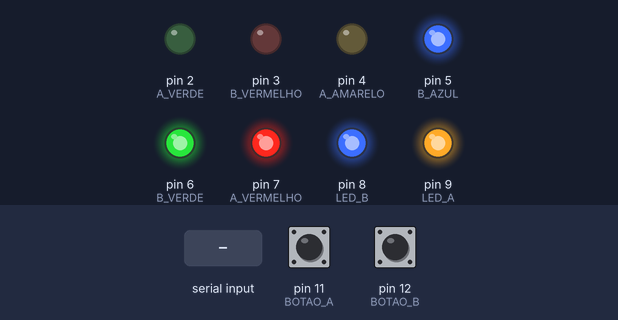
Bench run of a sketch on a simulated Arduino Uno, built with avr-gcc and run on an emulated ATmega328P. Parts: output pins drawn as LEDs (lit = HIGH). Inputs (shaded band) come from the test bench; at power-on: pin 12 (BOTAO_B) HIGH, pin 11 (BOTAO_A) HIGH. What the sketch prints to the serial monitor is not drawn.

Above: at 1.2 s.
1.3 s: pin 12 (BOTAO_B) pulled LOW for 0.15 s
At 6.8 s:
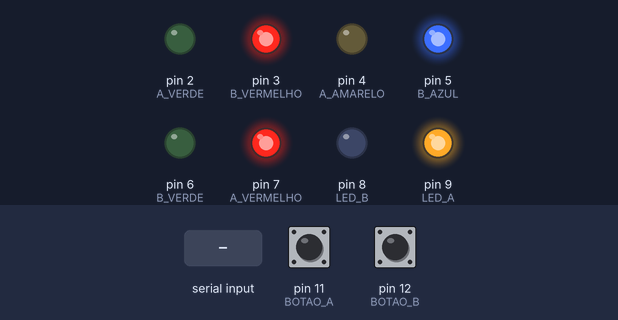
7.5 s: "STOP\n" received over Serial
At 8.8 s:
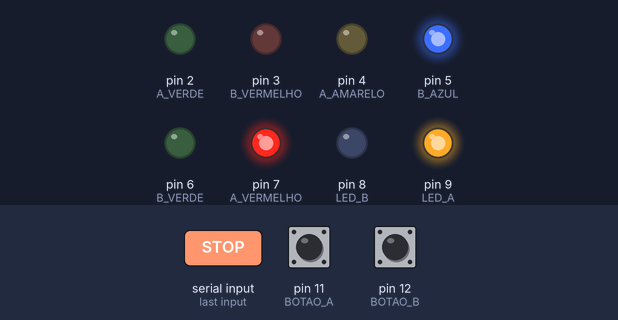
10.5 s: "AUTO\n" received over Serial
At 13.3 s:
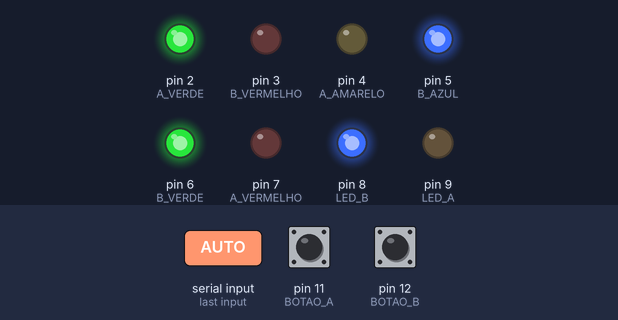
13.5 s: pin 11 (BOTAO_A) pulled LOW for 1 s
At 14.8 s:
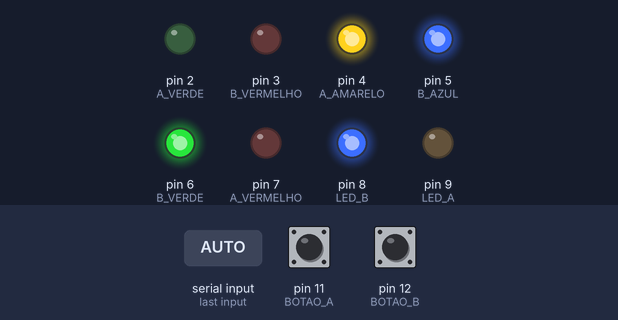
Timing chart, 0 to 18.0 s (numbered marks = the images above; inputs shaded):
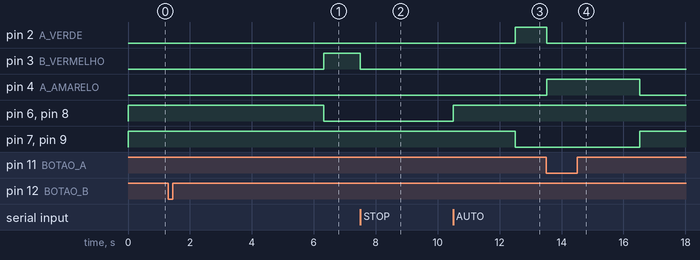

Measured:
- after the input at 1.3 s, pin 2 (A_VERDE): stays LOW (without the input it goes to HIGH after 0.70 s); pin 3 (B_VERMELHO): LOW → HIGH after 5.0 s; pin 6 (B_VERDE), pin 8 (LED_B): HIGH → LOW after 5.0 s; pin 7 (A_VERMELHO), pin 9 (LED_A): stays HIGH (without the input it goes to LOW after 0.70 s)
- after the input at 7.5 s, pin 3 (B_VERMELHO): HIGH → LOW at once
- after the input at 10.5 s, pin 2 (A_VERDE): LOW → HIGH after 2.0 s; pin 7 (A_VERMELHO), pin 9 (LED_A): HIGH → LOW after 2.0 s
- after the input at 13.5 s, pin 2 (A_VERDE): HIGH → LOW after 0.02 s instead of 7.0 s; pin 4 (A_AMARELO): LOW → HIGH after 0.02 s instead of 7.0 s; pin 7 (A_VERMELHO), pin 9 (LED_A): LOW → HIGH after 3.0 s

The sketch:

ControleTrafego.ino
```cpp
/* Controle de Trafego • Arduino Uno R3 / USB
   Painel: ../painel/index.html — protocolo documentado em ../README.md
   Mantem a pinagem original. RGB da via B: anodo comum.
   Projeto didatico: LEDs de pedestres reproduzem a logica original.
*/
#include <Arduino.h>
#include <EEPROM.h>
#include <stdlib.h>
#include <string.h>

const uint8_t A_VERDE=2, A_AMARELO=4, A_VERMELHO=7;
const uint8_t B_VERMELHO=3, B_VERDE=6, B_AZUL=5;
const uint8_t BOTAO_A=11, BOTAO_B=12, LED_A=9, LED_B=8;
// PERFIL DE REFERENCIA (ms): verde A, verde B, amarelo, intervalo, preparacao, prioridade, conflito.
// Edite somente esta lista para definir um novo perfil ao carregar o sketch.
const uint16_t PADRAO[7]={8000,8000,3000,2000,5000,10000,5000};
const uint16_t MINIMO[7]={1000,1000,1000,1000,1000,1000,1000};
const uint16_t MAXIMO[7]={60000,60000,10000,10000,30000,60000,30000};
uint16_t tempos[7]; // verde A, verde B, amarelo, seguranca, vermelho emergencia, prioridade, conflito
struct Memoria { uint16_t marca; uint8_t versao; uint16_t base[7]; uint16_t valor[7]; uint16_t checksum; };

enum Estado { N_A_VERDE,N_A_AMARELO,N_RED_TO_B,N_B_VERDE,N_B_AMARELO,
              N_RED_TO_A,E_AMARELO,E_VERMELHO,E_VERDE,CONFLITO,
              PARADA_AMARELO,PAUSADO };
Estado estado=N_RED_TO_A;
uint32_t instanteEstado=0, duracao=2000, ultimaTelemetria=0;
uint8_t viaEmergencia=0, viaAmarela=0, fila=0, ultimaViaVerde=2;
bool pausaSolicitada=false, conflitoBloqueado=false;
uint8_t corA=0, corB=0; // 0 vermelho, 1 amarelo, 2 verde
bool estavel[2]={HIGH,HIGH}, anterior[2]={HIGH,HIGH}, pressionou[2]={false,false};
uint32_t mudanca[2]={0,0};
char entrada[96]; uint8_t tamanhoEntrada=0; bool descartarLinha=false;

uint16_t checksum(const uint16_t *v) {
  uint16_t c=0x4A31;
  for(uint8_t i=0;i<7;i++) c=(uint16_t)((c*31U)^v[i]);
  return c;
}
void carregar() {
  memcpy(tempos,PADRAO,sizeof tempos);
  // Uma EEPROM de outro perfil ou da versao anterior nao substitui o novo padrao.
  Memoria m; EEPROM.get(0,m);
  if(m.marca!=0x5446 || m.versao!=2 || memcmp(m.base,PADRAO,sizeof PADRAO)!=0 || m.checksum!=checksum(m.valor)) return;
  for(uint8_t i=0;i<7;i++) if(m.valor[i]<MINIMO[i] || m.valor[i]>MAXIMO[i]) return;
  memcpy(tempos,m.valor,sizeof tempos);
}
void salvar() {
  Memoria m={}; m.marca=0x5446; m.versao=2;
  memcpy(m.base,PADRAO,sizeof PADRAO);
  memcpy(m.valor,tempos,sizeof tempos); m.checksum=checksum(m.valor);
  EEPROM.put(0,m); // update internamente: escreve somente bytes alterados
}
void saidas(uint8_t a,uint8_t b) {
  // Desliga verdes antes de trocar para evitar sobreposicao transitoria.
  digitalWrite(A_VERDE,LOW); digitalWrite(A_AMARELO,LOW);
  analogWrite(B_VERDE,255); analogWrite(B_VERMELHO,255); analogWrite(B_AZUL,255);
  digitalWrite(A_VERMELHO,a==0?HIGH:LOW);
  if(a==2) digitalWrite(A_VERDE,HIGH);
  if(a==1) digitalWrite(A_AMARELO,HIGH);
  if(b==0 || b==1) analogWrite(B_VERMELHO,0);
  if(b==2 || b==1) analogWrite(B_VERDE,0);
  digitalWrite(LED_A,a==0?HIGH:LOW); digitalWrite(LED_B,b==0?HIGH:LOW);
  corA=a; corB=b;
}
void evento(const __FlashStringHelper *texto) {
  Serial.print(F("{\"type\":\"event\",\"message\":\"")); Serial.print(texto); Serial.println(F("\"}"));
}
void mudarEstado(Estado novo) {
  estado=novo; instanteEstado=millis();
  switch(novo) {
    case N_A_VERDE: ultimaViaVerde=1; saidas(2,0); duracao=tempos[0]; break;
    case N_B_VERDE: ultimaViaVerde=2; saidas(0,2); duracao=tempos[1]; break;
    case N_A_AMARELO: saidas(1,0); duracao=tempos[2]; break;
    case N_B_AMARELO: saidas(0,1); duracao=tempos[2]; break;
    case E_AMARELO: case PARADA_AMARELO:
      saidas(viaAmarela==1?1:0,viaAmarela==2?1:0); duracao=tempos[2]; break;
    case E_VERDE: ultimaViaVerde=viaEmergencia;
      saidas(viaEmergencia==1?2:0,viaEmergencia==2?2:0); duracao=tempos[5]; break;
    case E_VERMELHO: saidas(0,0); duracao=tempos[4]; break;
    case CONFLITO: saidas(0,0); duracao=tempos[6]; break;
    case PAUSADO: saidas(0,0); duracao=0; break;
    default: saidas(0,0); duracao=tempos[3]; break;
  }
}
void retomar() { mudarEstado(ultimaViaVerde==1?N_RED_TO_B:N_RED_TO_A); }
bool emergencia() { return estado==E_AMARELO || estado==E_VERMELHO || estado==E_VERDE; }
void solicitar(uint8_t via) {
  if(conflitoBloqueado || pausaSolicitada || estado==PAUSADO || estado==CONFLITO || estado==PARADA_AMARELO) {
    evento(F("Prioridade indisponivel nesta fase")); return;
  }
  if(emergencia()) {
    if(via!=viaEmergencia) { fila=via; evento(F("Outra via adicionada a fila")); }
    return;
  }
  viaEmergencia=via; evento(via==1?F("Prioridade solicitada: via A"):F("Prioridade solicitada: via B"));
  if(corA!=0 || corB!=0) { viaAmarela=corA!=0?1:2; mudarEstado(E_AMARELO); }
  else { viaAmarela=0; mudarEstado(E_VERMELHO); }
}
void pausar() {
  if(pausaSolicitada || estado==PAUSADO) return;
  pausaSolicitada=true; fila=0; evento(F("Parada solicitada; concluindo transicao"));
  if(corA!=0 || corB!=0) { viaAmarela=corA!=0?1:2; mudarEstado(PARADA_AMARELO); }
  else mudarEstado(PAUSADO);
}
void botoes() {
  const uint8_t pinos[2]={BOTAO_A,BOTAO_B};
  for(uint8_t i=0;i<2;i++) {
    pressionou[i]=false; bool leitura=digitalRead(pinos[i]);
    if(leitura!=anterior[i]) { anterior[i]=leitura; mudanca[i]=millis(); }
    if(millis()-mudanca[i]>=20 && leitura!=estavel[i]) {
      estavel[i]=leitura; pressionou[i]=leitura==LOW;
    }
  }
  if(estavel[0]==HIGH && estavel[1]==HIGH) conflitoBloqueado=false;
  if(estado==PAUSADO || pausaSolicitada) return;
  if(estado!=CONFLITO && !conflitoBloqueado && estavel[0]==LOW && estavel[1]==LOW) {
    conflitoBloqueado=true; fila=0; mudarEstado(CONFLITO); evento(F("Conflito nos botoes: ambas vermelhas"));
  }
  if(conflitoBloqueado || estado==CONFLITO) return;
  if(pressionou[0]) solicitar(1);
  if(pressionou[1]) solicitar(2);
}
void avancar() {
  if(estado==PAUSADO || millis()-instanteEstado<duracao) return;
  switch(estado) {
    case N_A_VERDE: mudarEstado(N_A_AMARELO); break;
    case N_A_AMARELO: mudarEstado(N_RED_TO_B); break;
    case N_RED_TO_B: mudarEstado(N_B_VERDE); break;
    case N_B_VERDE: mudarEstado(N_B_AMARELO); break;
    case N_B_AMARELO: mudarEstado(N_RED_TO_A); break;
    case N_RED_TO_A: mudarEstado(N_A_VERDE); break;
    case E_AMARELO: mudarEstado(E_VERMELHO); break;
    case E_VERMELHO: mudarEstado(E_VERDE); break;
    // Emergencia: mesmas transicoes do codigo original.
    // Sem fila: retorna diretamente ao intervalo normal. Com fila: amarelo da via atendida.
    case E_VERDE:
      if(fila) { viaAmarela=viaEmergencia; viaEmergencia=fila; fila=0; mudarEstado(E_AMARELO); }
      else retomar();
      break;
    case PARADA_AMARELO: mudarEstado(PAUSADO); break;
    case CONFLITO: retomar(); break;
    case PAUSADO: break;
  }
}
void configuracao() {
  Serial.print(F("{\"type\":\"config\",\"values\":["));
  for(uint8_t i=0;i<7;i++) { if(i) Serial.print(','); Serial.print(tempos[i]); }
  Serial.println(F("]}"));
}
void status() {
  uint32_t decorrido=millis()-instanteEstado;
  Serial.print(F("{\"type\":\"status\",\"state\":")); Serial.print((int)estado);
  Serial.print(F(",\"a\":")); Serial.print(corA); Serial.print(F(",\"b\":")); Serial.print(corB);
  Serial.print(F(",\"remaining\":")); Serial.print(decorrido>=duracao?0:duracao-decorrido);
  Serial.print(F(",\"duration\":")); Serial.print(duracao);
  Serial.print(F(",\"queue\":")); Serial.print(fila);
  Serial.print(F(",\"priority\":")); Serial.print(viaEmergencia);
  Serial.print(F(",\"blocked\":")); Serial.print(conflitoBloqueado?1:0);
  Serial.print(F(",\"stopping\":")); Serial.print(pausaSolicitada?1:0);
  Serial.print(F(",\"uptime\":")); Serial.print(millis()); Serial.println('}');
}
void resposta(bool ok) { Serial.println(ok?F("{\"type\":\"ack\",\"ok\":true}"):F("{\"type\":\"ack\",\"ok\":false}")); }
void comando(char *linha) {
  if(!strcmp(linha,"HELLO")) { configuracao(); status(); return; }
  if(!strcmp(linha,"STATUS")) { status(); return; }
  if(!strcmp(linha,"PRIORITY A") || !strcmp(linha,"PRIORITY B")) {
    if(conflitoBloqueado || pausaSolicitada || estado==PAUSADO || estado==CONFLITO || estado==PARADA_AMARELO) { resposta(false); return; }
    solicitar(linha[9]=='A'?1:2); resposta(true); return;
  }
  if(!strcmp(linha,"STOP")) { pausar(); resposta(true); return; }
  if(!strcmp(linha,"AUTO")) {
    if(estado!=PAUSADO) { resposta(false); return; }
    pausaSolicitada=false; viaEmergencia=0; fila=0; retomar(); evento(F("Ciclo automatico retomado")); resposta(true); return;
  }
  if(!strcmp(linha,"SAVE")) { salvar(); evento(F("Tempos salvos na EEPROM")); resposta(true); return; }
  if(!strcmp(linha,"DEFAULTS")) { memcpy(tempos,PADRAO,sizeof tempos); configuracao(); resposta(true); return; }
  if(!strncmp(linha,"SET ",4)) {
    uint16_t novos[7]; char *p=linha+4;
    for(uint8_t i=0;i<7;i++) {
      if(*p<'0' || *p>'9') { resposta(false); return; }
      char *fim; unsigned long valor=strtoul(p,&fim,10);
      if(valor<MINIMO[i] || valor>MAXIMO[i] || (i<6?*fim!=' ':*fim!='\0')) { resposta(false); return; }
      novos[i]=(uint16_t)valor; p=fim+1;
    }
    memcpy(tempos,novos,sizeof tempos); configuracao(); evento(F("Tempos atualizados para as proximas fases")); resposta(true); return;
  }
  resposta(false);
}
void serialReceber() {
  // Limita o trabalho por loop: comandos nunca bloqueiam o ciclo ou botoes.
  uint8_t limite=32;
  while(Serial.available() && limite--) {
    char c=Serial.read();
    if(c=='\r') continue;
    if(c=='\n') {
      if(descartarLinha) resposta(false);
      else if(tamanhoEntrada) { entrada[tamanhoEntrada]='\0'; comando(entrada); }
      tamanhoEntrada=0; descartarLinha=false;
    } else if(!descartarLinha) {
      if(c<' ' || c>'~') { tamanhoEntrada=0; descartarLinha=true; continue; }
      if(tamanhoEntrada<sizeof(entrada)-1) entrada[tamanhoEntrada++]=c;
      else { tamanhoEntrada=0; descartarLinha=true; }
    }
  }
}
void setup() {
  Serial.begin(115200);
  const uint8_t pinos[]={A_VERDE,A_AMARELO,A_VERMELHO,B_VERMELHO,B_VERDE,B_AZUL,LED_A,LED_B};
  for(uint8_t i=0;i<sizeof pinos;i++) pinMode(pinos[i],OUTPUT);
  pinMode(BOTAO_A,INPUT_PULLUP); pinMode(BOTAO_B,INPUT_PULLUP);
  carregar(); mudarEstado(N_RED_TO_A); evento(F("Controlador iniciado")); configuracao();
}
void loop() {
  botoes(); serialReceber(); avancar();
  if(millis()-ultimaTelemetria>=250) { ultimaTelemetria=millis(); status(); }
}
```
